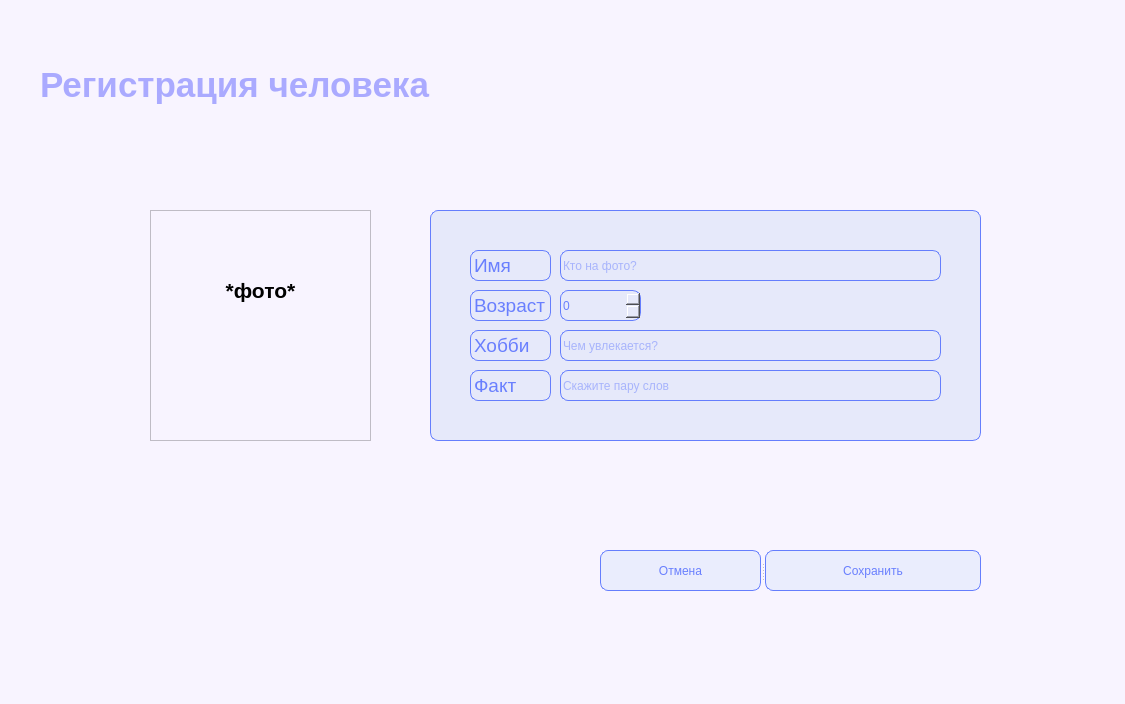
<?xml version="1.0" encoding="UTF-8"?>
<ui version="4.0">
 <class>registrationNew</class>
 <widget class="QDialog" name="registrationNew">
  <property name="geometry">
   <rect>
    <x>0</x>
    <y>0</y>
    <width>1125</width>
    <height>704</height>
   </rect>
  </property>
  <property name="mouseTracking">
   <bool>true</bool>
  </property>
  <property name="windowTitle">
   <string>Dialog</string>
  </property>
  <property name="styleSheet">
   <string notr="true">border-left: 5px;
background-color: rgb(248, 244, 255);
font: 75 10pt &quot;MS Shell Dlg 2&quot;;</string>
  </property>
  <widget class="QSplitter" name="splitter">
   <property name="geometry">
    <rect>
     <x>600</x>
     <y>550</y>
     <width>381</width>
     <height>41</height>
    </rect>
   </property>
   <property name="orientation">
    <enum>Qt::Horizontal</enum>
   </property>
   <widget class="QPushButton" name="pushButton_2">
    <property name="styleSheet">
     <string notr="true">background-color: rgb(234, 237, 253);
border: 0.5px solid rgb(101, 126, 253);
border-radius: 8px;
color: rgb(105, 127, 254);
text-align: center;
font: 75 20pt &quot;MS Shell Dlg 2&quot;;</string>
    </property>
    <property name="text">
     <string>Отмена</string>
    </property>
   </widget>
   <widget class="QPushButton" name="pushButton_3">
    <property name="styleSheet">
     <string notr="true">background-color: rgb(234, 237, 253);
border: 0.5px solid rgb(101, 126, 253);
border-radius: 8px;
color: rgb(105, 127, 254);
text-align: center;
font: 75 20pt &quot;MS Shell Dlg 2&quot;;</string>
    </property>
    <property name="text">
     <string>Сохранить</string>
    </property>
   </widget>
  </widget>
  <widget class="QGroupBox" name="groupBox">
   <property name="geometry">
    <rect>
     <x>430</x>
     <y>210</y>
     <width>551</width>
     <height>231</height>
    </rect>
   </property>
   <property name="styleSheet">
    <string notr="true">text-align: left;
border-left: 5px;
background-color: rgb(230, 233, 250);
border: 0.5px solid rgb(101, 126, 253);
border-radius: 8px;
color: rgb(105, 127, 254);
font: 75 13pt &quot;MS Shell Dlg 2&quot;;</string>
   </property>
   <property name="title">
    <string/>
   </property>
   <widget class="QLabel" name="label_2">
    <property name="geometry">
     <rect>
      <x>40</x>
      <y>40</y>
      <width>81</width>
      <height>31</height>
     </rect>
    </property>
    <property name="text">
     <string>&lt;html&gt;&lt;head/&gt;&lt;body&gt;&lt;p&gt;&lt;span style=&quot; font-size:14pt;&quot;&gt;Имя&lt;/span&gt;&lt;/p&gt;&lt;/body&gt;&lt;/html&gt;</string>
    </property>
   </widget>
   <widget class="QLineEdit" name="lineEdit">
    <property name="geometry">
     <rect>
      <x>130</x>
      <y>40</y>
      <width>381</width>
      <height>31</height>
     </rect>
    </property>
    <property name="text">
     <string/>
    </property>
    <property name="placeholderText">
     <string>Кто на фото?</string>
    </property>
   </widget>
   <widget class="QLineEdit" name="lineEdit_6">
    <property name="geometry">
     <rect>
      <x>130</x>
      <y>120</y>
      <width>381</width>
      <height>31</height>
     </rect>
    </property>
    <property name="contextMenuPolicy">
     <enum>Qt::DefaultContextMenu</enum>
    </property>
    <property name="toolTip">
     <string>&lt;!DOCTYPE HTML PUBLIC &quot;-//W3C//DTD HTML 4.0//EN&quot; &quot;http://www.w3.org/TR/REC-html40/strict.dtd&quot;&gt;
&lt;html&gt;&lt;head&gt;&lt;meta name=&quot;qrichtext&quot; content=&quot;1&quot; /&gt;&lt;style type=&quot;text/css&quot;&gt;
p, li { white-space: pre-wrap; }
&lt;/style&gt;&lt;/head&gt;&lt;body style=&quot; font-family:'MS Shell Dlg 2'; font-size:8pt; font-weight:400; font-style:normal;&quot;&gt;
&lt;p style=&quot;-qt-paragraph-type:empty; margin-top:0px; margin-bottom:0px; margin-left:0px; margin-right:0px; -qt-block-indent:0; text-indent:0px;&quot;&gt;&lt;br /&gt;&lt;/p&gt;&lt;/body&gt;&lt;/html&gt;</string>
    </property>
    <property name="placeholderText">
     <string>Чем увлекается?</string>
    </property>
   </widget>
   <widget class="QLabel" name="label_3">
    <property name="geometry">
     <rect>
      <x>40</x>
      <y>80</y>
      <width>81</width>
      <height>31</height>
     </rect>
    </property>
    <property name="text">
     <string>&lt;html&gt;&lt;head/&gt;&lt;body&gt;&lt;p&gt;&lt;span style=&quot; font-size:14pt;&quot;&gt;Возраст&lt;/span&gt;&lt;/p&gt;&lt;/body&gt;&lt;/html&gt;</string>
    </property>
   </widget>
   <widget class="QLabel" name="label_5">
    <property name="geometry">
     <rect>
      <x>40</x>
      <y>120</y>
      <width>81</width>
      <height>31</height>
     </rect>
    </property>
    <property name="text">
     <string>&lt;html&gt;&lt;head/&gt;&lt;body&gt;&lt;p&gt;&lt;span style=&quot; font-size:14pt;&quot;&gt;Хобби&lt;/span&gt;&lt;/p&gt;&lt;/body&gt;&lt;/html&gt;</string>
    </property>
   </widget>
   <widget class="QSpinBox" name="spinBox">
    <property name="geometry">
     <rect>
      <x>130</x>
      <y>80</y>
      <width>81</width>
      <height>31</height>
     </rect>
    </property>
    <property name="cursor">
     <cursorShape>ArrowCursor</cursorShape>
    </property>
    <property name="styleSheet">
     <string notr="true"/>
    </property>
   </widget>
   <widget class="QLineEdit" name="lineEdit_7">
    <property name="geometry">
     <rect>
      <x>130</x>
      <y>160</y>
      <width>381</width>
      <height>31</height>
     </rect>
    </property>
    <property name="toolTip">
     <string>&lt;!DOCTYPE HTML PUBLIC &quot;-//W3C//DTD HTML 4.0//EN&quot; &quot;http://www.w3.org/TR/REC-html40/strict.dtd&quot;&gt;
&lt;html&gt;&lt;head&gt;&lt;meta name=&quot;qrichtext&quot; content=&quot;1&quot; /&gt;&lt;style type=&quot;text/css&quot;&gt;
p, li { white-space: pre-wrap; }
&lt;/style&gt;&lt;/head&gt;&lt;body style=&quot; font-family:'MS Shell Dlg 2'; font-size:8pt; font-weight:400; font-style:normal;&quot;&gt;
&lt;p style=&quot;-qt-paragraph-type:empty; margin-top:0px; margin-bottom:0px; margin-left:0px; margin-right:0px; -qt-block-indent:0; text-indent:0px;&quot;&gt;&lt;br /&gt;&lt;/p&gt;&lt;/body&gt;&lt;/html&gt;</string>
    </property>
    <property name="placeholderText">
     <string>Скажите пару слов</string>
    </property>
   </widget>
   <widget class="QLabel" name="label_6">
    <property name="geometry">
     <rect>
      <x>40</x>
      <y>160</y>
      <width>81</width>
      <height>31</height>
     </rect>
    </property>
    <property name="text">
     <string>&lt;html&gt;&lt;head/&gt;&lt;body&gt;&lt;p&gt;&lt;span style=&quot; font-size:14pt;&quot;&gt;Факт&lt;/span&gt;&lt;/p&gt;&lt;/body&gt;&lt;/html&gt;</string>
    </property>
   </widget>
  </widget>
  <widget class="QLabel" name="label">
   <property name="geometry">
    <rect>
     <x>40</x>
     <y>40</y>
     <width>431</width>
     <height>91</height>
    </rect>
   </property>
   <property name="styleSheet">
    <string notr="true">background-color: none;
border-radius: 8px;
color: rgb(170, 170, 255);
text-align: center;
font: 75 25pt &quot;MS Shell Dlg 2&quot;;</string>
   </property>
   <property name="text">
    <string>&lt;html&gt;&lt;head/&gt;&lt;body&gt;&lt;p align=&quot;justify&quot;&gt;&lt;span style=&quot; font-size:26pt; font-weight:600;&quot;&gt;Регистрация человека&lt;/span&gt;&lt;/p&gt;&lt;/body&gt;&lt;/html&gt;</string>
   </property>
  </widget>
  <widget class="QTextBrowser" name="textBrowser">
   <property name="geometry">
    <rect>
     <x>150</x>
     <y>210</y>
     <width>221</width>
     <height>231</height>
    </rect>
   </property>
   <property name="html">
    <string>&lt;!DOCTYPE HTML PUBLIC &quot;-//W3C//DTD HTML 4.0//EN&quot; &quot;http://www.w3.org/TR/REC-html40/strict.dtd&quot;&gt;
&lt;html&gt;&lt;head&gt;&lt;meta name=&quot;qrichtext&quot; content=&quot;1&quot; /&gt;&lt;style type=&quot;text/css&quot;&gt;
p, li { white-space: pre-wrap; }
&lt;/style&gt;&lt;/head&gt;&lt;body style=&quot; font-family:'MS Shell Dlg 2'; font-size:10pt; font-weight:72; font-style:normal;&quot;&gt;
&lt;p align=&quot;center&quot; style=&quot;-qt-paragraph-type:empty; margin-top:0px; margin-bottom:0px; margin-left:0px; margin-right:0px; -qt-block-indent:0; text-indent:0px; font-size:8.25pt; font-weight:400;&quot;&gt;&lt;br /&gt;&lt;/p&gt;
&lt;p align=&quot;center&quot; style=&quot;-qt-paragraph-type:empty; margin-top:0px; margin-bottom:0px; margin-left:0px; margin-right:0px; -qt-block-indent:0; text-indent:0px; font-size:16pt; font-weight:600;&quot;&gt;&lt;br /&gt;&lt;/p&gt;
&lt;p align=&quot;center&quot; style=&quot;-qt-paragraph-type:empty; margin-top:0px; margin-bottom:0px; margin-left:0px; margin-right:0px; -qt-block-indent:0; text-indent:0px; font-size:16pt; font-weight:600;&quot;&gt;&lt;br /&gt;&lt;/p&gt;
&lt;p align=&quot;center&quot; style=&quot; margin-top:0px; margin-bottom:0px; margin-left:0px; margin-right:0px; -qt-block-indent:0; text-indent:0px;&quot;&gt;&lt;span style=&quot; font-size:16pt; font-weight:600;&quot;&gt;*фото*&lt;/span&gt;&lt;/p&gt;&lt;/body&gt;&lt;/html&gt;</string>
   </property>
  </widget>
 </widget>
 <resources/>
 <connections/>
</ui>
